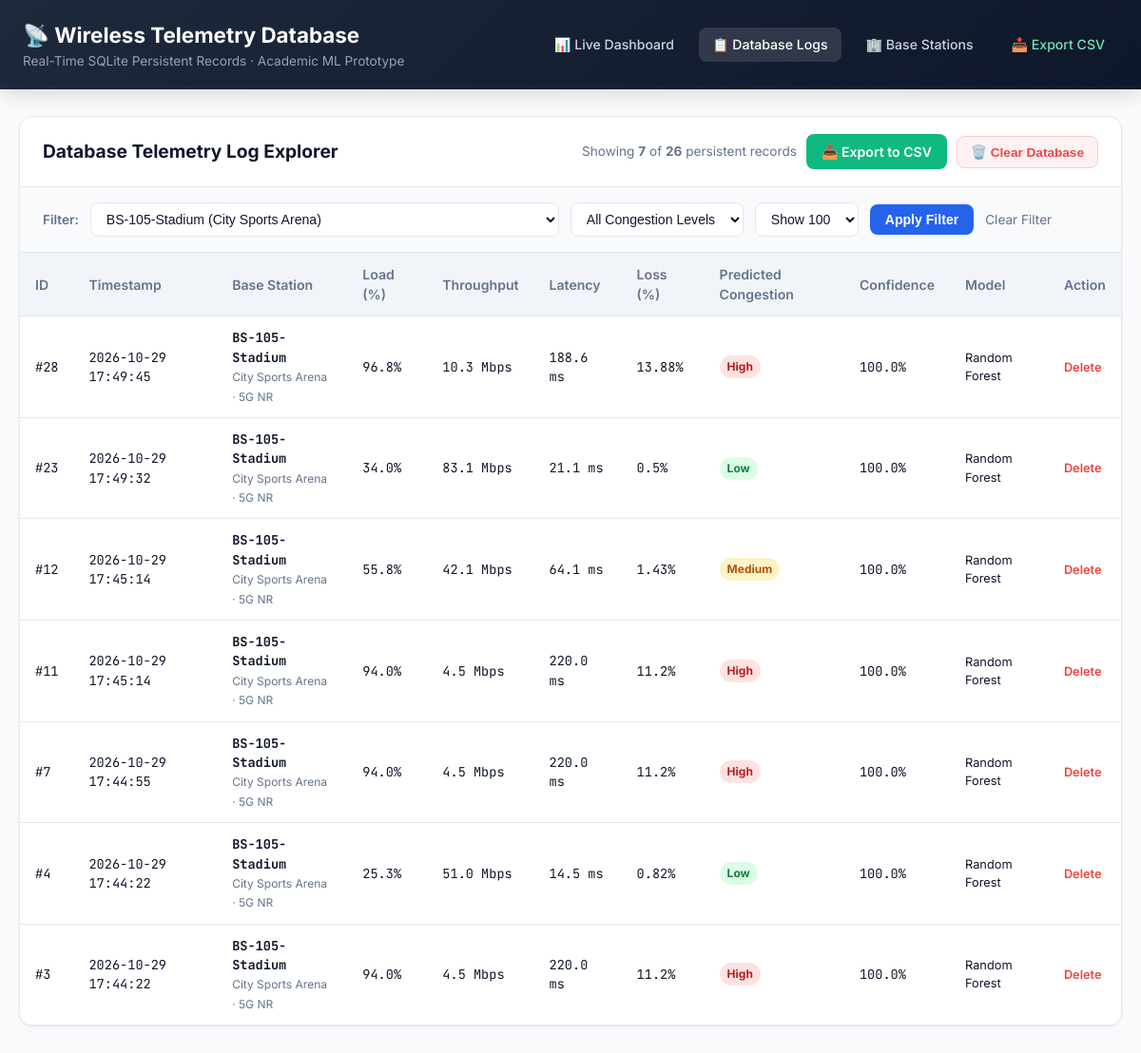
Page /history?cell_id=BS-105-Stadium on the committed database.
### tables this page shows
CREATE TABLE telemetry_logs (
        id INTEGER PRIMARY KEY AUTOINCREMENT,
        cell_id TEXT NOT NULL,
        timestamp TIMESTAMP DEFAULT CURRENT_TIMESTAMP,
        network_load_pct REAL NOT NULL,
        throughput_mbps REAL NOT NULL,
        latency_ms REAL NOT NULL,
        packet_loss_pct REAL NOT NULL,
        predicted_congestion TEXT NOT NULL, -- Low, Medium, High
        confidence_pct REAL NOT NULL,
        model_used TEXT NOT NULL,
        prob_low REAL NOT NULL DEFAULT 0.0,
        prob_medium REAL NOT NULL DEFAULT 0.0,
        prob_high REAL NOT NULL DEFAULT 0.0,
        is_simulation INTEGER NOT NULL DEFAULT 0,
        FOREIGN KEY (cell_id) REFERENCES base_stations(cell_id) ON DELETE CASCADE
    );

CREATE TABLE base_stations (
        id INTEGER PRIMARY KEY AUTOINCREMENT,
        cell_id TEXT UNIQUE NOT NULL,
        name TEXT NOT NULL,
        location TEXT NOT NULL,
        frequency_band TEXT NOT NULL,
        technology TEXT NOT NULL, -- 4G LTE, 5G NR, Wi-Fi 6
        status TEXT NOT NULL DEFAULT 'Active', -- Active, Maintenance, Degraded
        created_at TIMESTAMP DEFAULT CURRENT_TIMESTAMP
    );

### app.py (the view)
@app.route("/history", methods=["GET"])
def history():
    cell_id = request.args.get("cell_id", "").strip() or None
    congestion = request.args.get("congestion", "").strip() or None
    limit = int(request.args.get("limit", 100))
    logs = database.get_recent_telemetry(limit=limit, cell_id=cell_id, congestion=congestion)
    base_stations = database.get_all_base_stations()
    db_stats = database.get_telemetry_statistics()
    return render_template(
        "history.html",
        logs=logs,
        base_stations=base_stations,
        selected_cell=cell_id,
        selected_congestion=congestion,
        db_stats=db_stats,
        total_shown=len(logs)
    )

### database.py (called while the page is built)
def get_db_connection() -> sqlite3.Connection:
    os.makedirs(DB_DIR, exist_ok=True)
    conn = sqlite3.connect(DB_PATH)
    conn.row_factory = sqlite3.Row
    conn.execute("PRAGMA foreign_keys = ON;")
    return conn

def get_all_base_stations() -> List[Dict[str, Any]]:
    conn = get_db_connection()
    cursor = conn.cursor()
    cursor.execute("SELECT * FROM base_stations ORDER BY cell_id ASC;")
    rows = [dict(row) for row in cursor.fetchall()]
    conn.close()
    return rows

def get_recent_telemetry(limit: int = 25, cell_id: Optional[str] = None, congestion: Optional[str] = None) -> List[Dict[str, Any]]:
    conn = get_db_connection()
    cursor = conn.cursor()
    query = """
    SELECT t.*, b.name as cell_name, b.technology
    FROM telemetry_logs t
    LEFT JOIN base_stations b ON t.cell_id = b.cell_id
    WHERE 1=1
    """
    params = []
    if cell_id:
        query += " AND t.cell_id = ?"
        params.append(cell_id)
    if congestion:
        query += " AND t.predicted_congestion = ?"
        params.append(congestion)
    query += " ORDER BY t.timestamp DESC, t.id DESC LIMIT ?;"
    params.append(limit)
    cursor.execute(query, params)
    rows = [dict(row) for row in cursor.fetchall()]
    conn.close()
    return rows

### templates/history.html (shortened to what this page needs)
<!DOCTYPE html>
<html lang="en">
<head>
</head>
<body>
    <header>
        <div class="header-container">
            <div>
                <h1 style="font-size: 1.4rem; font-weight: 700;">📡 Wireless Telemetry Database</h1>
                <p style="font-size: 0.85rem; color: #94a3b8;">Real-Time SQLite Persistent Records &middot; Academic ML Prototype</p>
            </div>
            <nav class="nav-links">
                <a href="/" class="nav-link">📊 Live Dashboard</a>
                <a href="/history" class="nav-link active">📋 Database Logs</a>
                <a href="/stations" class="nav-link">🏢 Base Stations</a>
                <a href="/api/export-csv" class="nav-link" style="color: #6ee7b7;">📥 Export CSV</a>
            </nav>
        </div>
    </header>
    <div class="container">
        <div class="card">
            <div class="card-header">
                <h2>Database Telemetry Log Explorer</h2>
                <div style="display: flex; gap: 10px; align-items: center;">
                    <span style="font-size: 0.85rem; color: var(--text-muted);">
                        Showing <strong>{{ total_shown }}</strong> of <strong>{{ db_stats.total_records }}</strong> persistent records
                    </span>
                    <a href="/api/export-csv" class="btn-export">📥 Export to CSV</a>
                    <button class="btn-clear" onclick="clearDatabase()">🗑️ Clear Database</button>
                </div>
            </div>
            <form method="GET" action="/history" class="filter-bar">
                <label style="font-size: 0.85rem; font-weight: 600; color: var(--text-muted);">Filter:</label>
                <select name="cell_id" class="filter-control">
                    {% for station in base_stations %}
                        <option value="{{ station.cell_id }}" {% if selected_cell == station.cell_id %}selected{% endif %}>
                            {{ station.cell_id }} ({{ station.name }})
                        </option>
                    {% endfor %}
                </select>
                <select name="congestion" class="filter-control">
                    <option value="">All Congestion Levels</option>
                </select>
                <select name="limit" class="filter-control">
                    <option value="100" selected>Show 100</option>
                </select>
                <button type="submit" class="btn-filter">Apply Filter</button>
                {% if selected_cell or selected_congestion %}
                    <a href="/history" style="font-size: 0.85rem; color: var(--text-muted); text-decoration: none;">Clear Filter</a>
                {% endif %}
            </form>
            <div class="table-container">
                <table>
                    <thead>
                        <tr>
                            <th>ID</th>
                            <th>Timestamp</th>
                            <th>Base Station</th>
                            <th>Load (%)</th>
                            <th>Throughput</th>
                            <th>Latency</th>
                            <th>Loss (%)</th>
                            <th>Predicted Congestion</th>
                            <th>Confidence</th>
                            <th>Model</th>
                            <th>Action</th>
                        </tr>
                    </thead>
                    <tbody>
                        {% if logs %}
                            {% for log in logs %}
                                <tr id="row-{{ log.id }}">
                                    <td>#{{ log.id }}</td>
                                    <td>{{ log.timestamp }}</td>
                                    <td>
                                        <strong>{{ log.cell_id }}</strong><br>
                                        <span style="font-size: 0.75rem; color: var(--text-muted); font-family: 'Inter', sans-serif;">
                                            {{ log.cell_name or 'Station' }} &middot; {{ log.technology or '' }}
                                        </span>
                                    </td>
                                    <td>{{ log.network_load_pct }}%</td>
                                    <td>{{ log.throughput_mbps }} Mbps</td>
                                    <td>{{ log.latency_ms }} ms</td>
                                    <td>{{ log.packet_loss_pct }}%</td>
                                    <td>
                                        <span class="badge badge-{{ log.predicted_congestion | lower }}">
                                            {{ log.predicted_congestion }}
                                        </span>
                                    </td>
                                    <td>{{ log.confidence_pct }}%</td>
                                    <td style="font-family: 'Inter', sans-serif; font-size: 0.8rem;">
                                        {{ log.model_used }}
                                    </td>
                                    <td>
                                        <button class="btn-delete" onclick="deleteRecord({{ log.id }})">Delete</button>
                                    </td>
                                </tr>
                            {% endfor %}
                        {% else %}
                            <tr>
                                <td colspan="11" style="text-align: center; padding: 30px; color: var(--text-muted); font-family: 'Inter', sans-serif;">
                                    No database records found matching filter.
                                </td>
                            </tr>
                        {% endif %}
                    </tbody>
                </table>
            </div>
        </div>
    </div>
</body>
</html>

### templates/history.html (style rules this page uses)
:root { --primary: #2563eb; --primary-hover: #1d4ed8; --primary-light: #eff6ff; --success: #10b981; --success-light: #ecfdf5; --warning: #f59e0b; --warning-light: #fffbeb; --danger: #ef4444; --danger-light: #fef2f2; --bg-body: #f8fafc; --bg-card: #ffffff; --text-main: #0f172a; --text-muted: #64748b; --border: #e2e8f0; --radius-lg: 14px; --radius-md: 10px; --shadow-sm: 0 1px 3px rgba(0,0,0,0.06); }
* { box-sizing: border-box; margin: 0; padding: 0; }
body { font-family: 'Inter', -apple-system, BlinkMacSystemFont, sans-serif; background-color: var(--bg-body); color: var(--text-main); line-height: 1.5; padding-bottom: 50px; }
header { background: linear-gradient(135deg, #1e293b 0%, #0f172a 100%); color: #ffffff; padding: 20px 24px; box-shadow: 0 4px 20px rgba(0,0,0,0.15); }
.header-container { max-width: 1240px; margin: 0 auto; display: flex; justify-content: space-between; align-items: center; flex-wrap: wrap; gap: 16px; }
.nav-links { display: flex; gap: 12px; }
.nav-link { color: #cbd5e1; text-decoration: none; padding: 7px 14px; border-radius: 8px; font-size: 0.88rem; font-weight: 500; transition: all 0.2s; }
.nav-link:hover, .nav-link.active { color: #ffffff; background: rgba(255, 255, 255, 0.12); }
.container { max-width: 1240px; margin: 28px auto 0 auto; padding: 0 20px; }
.card { background: var(--bg-card); border-radius: var(--radius-lg); border: 1px solid var(--border); box-shadow: var(--shadow-sm); overflow: hidden; margin-bottom: 24px; }
.card-header { padding: 18px 24px; border-bottom: 1px solid var(--border); display: flex; justify-content: space-between; align-items: center; flex-wrap: wrap; gap: 12px; }
.card-header h2 { font-size: 1.2rem; font-weight: 700; }
.filter-bar { display: flex; gap: 12px; flex-wrap: wrap; align-items: center; padding: 16px 24px; background: #f8fafc; border-bottom: 1px solid var(--border); }
.filter-control { padding: 8px 12px; font-size: 0.88rem; border: 1px solid var(--border); border-radius: 8px; background: #fff; color: var(--text-main); }
.btn-filter { background: var(--primary); color: #fff; border: none; padding: 8px 16px; border-radius: 8px; font-size: 0.88rem; font-weight: 600; cursor: pointer; }
.btn-export { background: var(--success); color: #fff; text-decoration: none; padding: 8px 16px; border-radius: 8px; font-size: 0.88rem; font-weight: 600; display: inline-flex; align-items: center; gap: 6px; }
.btn-clear { background: #fef2f2; color: var(--danger); border: 1px solid #fecaca; padding: 8px 14px; border-radius: 8px; font-size: 0.85rem; font-weight: 600; cursor: pointer; }
.table-container { overflow-x: auto; }
table { width: 100%; border-collapse: collapse; font-size: 0.88rem; text-align: left; }
th { background: #f1f5f9; padding: 12px 16px; font-weight: 600; color: var(--text-muted); border-bottom: 1px solid var(--border); }
td { padding: 12px 16px; border-bottom: 1px solid var(--border); font-family: 'JetBrains Mono', monospace; font-size: 0.85rem; }
.badge { display: inline-block; padding: 3px 8px; border-radius: 9999px; font-size: 0.75rem; font-weight: 700; font-family: 'Inter', sans-serif; }
.badge-low { background: #dcfce7; color: #15803d; }
.badge-medium { background: #fef3c7; color: #b45309; }
.badge-high { background: #fee2e2; color: #b91c1c; }
.btn-delete { background: none; border: none; color: var(--danger); cursor: pointer; font-size: 0.8rem; font-weight: 600; font-family: 'Inter', sans-serif; }

### rows in the picture
telemetry_logs: id "28", timestamp "2026-10-29 17:49:45", cell_id "BS-105-Stadium", name "City Sports Arena", technology "5G NR", network_load_pct "96.8", throughput_mbps "10.3", latency_ms "188.6", packet_loss_pct "13.88", predicted_congestion "High", confidence_pct "100.0", model_used "Random Forest"
telemetry_logs: id "23", timestamp "2026-10-29 17:49:32", cell_id "BS-105-Stadium", name "City Sports Arena", technology "5G NR", network_load_pct "34.0", throughput_mbps "83.1", latency_ms "21.1", packet_loss_pct "0.5", predicted_congestion "Low", confidence_pct "100.0", model_used "Random Forest"
telemetry_logs: id "12", timestamp "2026-10-29 17:45:14", cell_id "BS-105-Stadium", name "City Sports Arena", technology "5G NR", network_load_pct "55.8", throughput_mbps "42.1", latency_ms "64.1", packet_loss_pct "1.43", predicted_congestion "Medium", confidence_pct "100.0", model_used "Random Forest"
telemetry_logs: id "11", timestamp "2026-10-29 17:45:14", cell_id "BS-105-Stadium", name "City Sports Arena", technology "5G NR", network_load_pct "94.0", throughput_mbps "4.5", latency_ms "220.0", packet_loss_pct "11.2", predicted_congestion "High", confidence_pct "100.0", model_used "Random Forest"
telemetry_logs: id "7", timestamp "2026-10-29 17:44:55", cell_id "BS-105-Stadium", name "City Sports Arena", technology "5G NR", network_load_pct "94.0", throughput_mbps "4.5", latency_ms "220.0", packet_loss_pct "11.2", predicted_congestion "High", confidence_pct "100.0", model_used "Random Forest"
telemetry_logs: id "4", timestamp "2026-10-29 17:44:22", cell_id "BS-105-Stadium", name "City Sports Arena", technology "5G NR", network_load_pct "25.3", throughput_mbps "51.0", latency_ms "14.5", packet_loss_pct "0.82", predicted_congestion "Low", confidence_pct "100.0", model_used "Random Forest"
telemetry_logs: id "3", timestamp "2026-10-29 17:44:22", cell_id "BS-105-Stadium", name "City Sports Arena", technology "5G NR", network_load_pct "94.0", throughput_mbps "4.5", latency_ms "220.0", packet_loss_pct "11.2", predicted_congestion "High", confidence_pct "100.0", model_used "Random Forest"

### other values in the picture
{{ total_shown }} "7"
{{ db_stats.total_records }} "26"
form field cell_id "BS-105-Stadium (City Sports Arena)"
